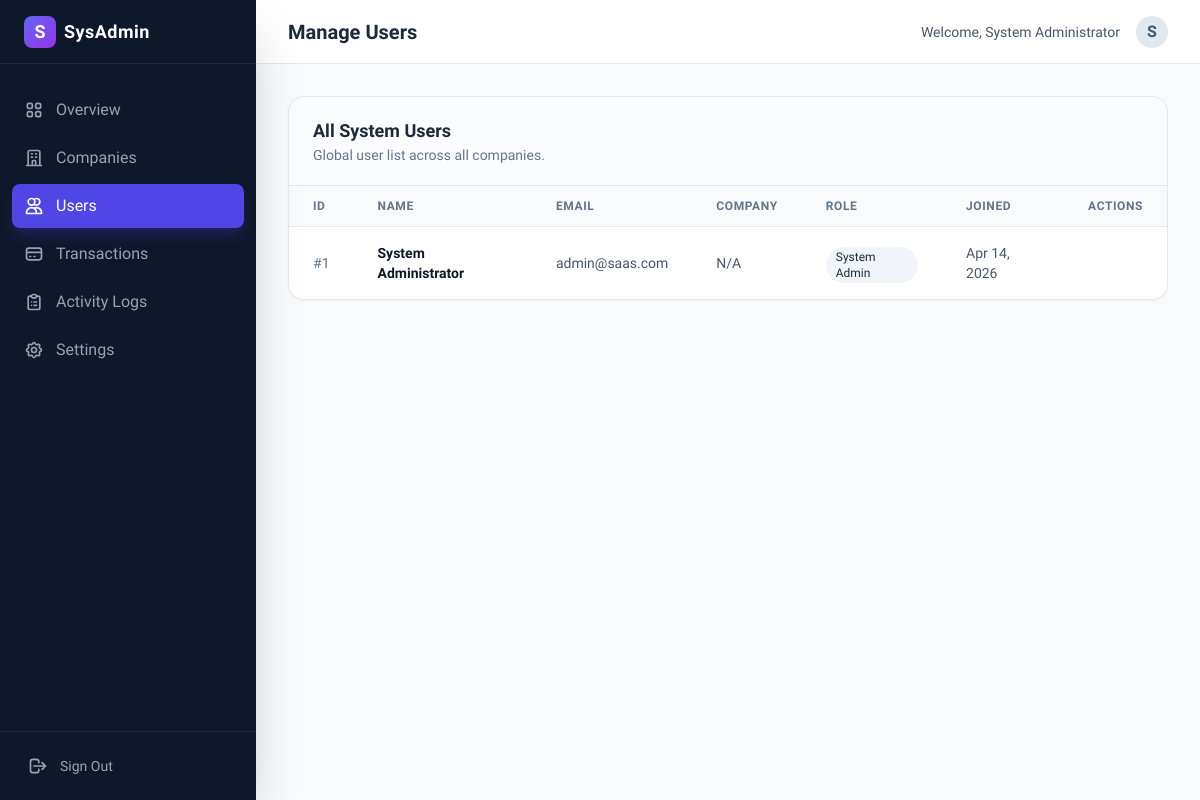
Page /admin/users (signed in) on the committed database.
### tables this page shows
CREATE TABLE IF NOT EXISTS users (
    id INT AUTO_INCREMENT PRIMARY KEY,
    company_id INT,  
    name VARCHAR(255) NOT NULL,
    email VARCHAR(255) NOT NULL UNIQUE,
    password VARCHAR(255) NOT NULL,
    role ENUM('system_admin', 'company_admin', 'evaluator', 'viewer') NOT NULL,
    created_at TIMESTAMP DEFAULT CURRENT_TIMESTAMP,
    updated_at TIMESTAMP DEFAULT CURRENT_TIMESTAMP ON UPDATE CURRENT_TIMESTAMP,
    FOREIGN KEY (company_id) REFERENCES companies(id) ON DELETE CASCADE
);

### src/Controllers/DashboardController.php (called while the page is built, shortened)
<?php
class DashboardController extends Controller
{
    public function users()
    {
        $db = new \App\Config\Database();
        $conn = $db->getConnection();
        $stmt = $conn->query("SELECT u.*, c.name as company_name FROM users u LEFT JOIN companies c ON u.company_id = c.id ORDER BY u.created_at DESC");
        $users = $stmt->fetchAll(\PDO::FETCH_ASSOC);
        $this->view('dashboard/system/users', ['users' => $users]);
    }
}

### src/Views/dashboard/system/users.php (the view, shortened to what this page needs)
<div class="bg-white rounded-2xl shadow-sm border border-slate-200 overflow-hidden">
    <div class="px-6 py-5 border-b border-slate-200 bg-slate-50/50">
        <h3 class="text-lg font-bold text-slate-800">All System Users</h3>
        <p class="text-sm text-slate-500">Global user list across all companies.</p>
    </div>
    <div class="overflow-x-auto">
        <table class="min-w-full divide-y divide-slate-200">
            <thead class="bg-slate-50">
                <tr>
                    <th class="px-6 py-3 text-left text-xs font-semibold text-slate-500 uppercase tracking-wider">ID
                    </th>
                    <th class="px-6 py-3 text-left text-xs font-semibold text-slate-500 uppercase tracking-wider">Name
                    </th>
                    <th class="px-6 py-3 text-left text-xs font-semibold text-slate-500 uppercase tracking-wider">Email
                    </th>
                    <th class="px-6 py-3 text-left text-xs font-semibold text-slate-500 uppercase tracking-wider">
                        Company</th>
                    <th class="px-6 py-3 text-left text-xs font-semibold text-slate-500 uppercase tracking-wider">Role
                    </th>
                    <th class="px-6 py-3 text-left text-xs font-semibold text-slate-500 uppercase tracking-wider">Joined
                    </th>
                    <th class="px-6 py-3 text-right text-xs font-semibold text-slate-500 uppercase tracking-wider">
                        Actions</th>
                </tr>
            </thead>
            <tbody class="divide-y divide-slate-100 bg-white">
                <?php foreach ($users as $user): ?>
                    <tr class="hover:bg-slate-50/80 transition-colors">
                        <td class="px-6 py-4 text-sm text-slate-500">#<?= $user['id'] ?></td>
                        <td class="px-6 py-4 text-sm font-semibold text-slate-900"><?= htmlspecialchars($user['name']) ?>
                        </td>
                        <td class="px-6 py-4 text-sm text-slate-600"><?= htmlspecialchars($user['email']) ?></td>
                        <td class="px-6 py-4 text-sm text-slate-600"><?= htmlspecialchars($user['company_name'] ?? 'N/A') ?>
                        </td>
                        <td class="px-6 py-4">
                            <span
                                class="inline-flex items-center px-2.5 py-0.5 rounded-full text-xs font-medium bg-slate-100 text-slate-800 capitalize">
                                <?= str_replace('_', ' ', $user['role']) ?>
                            </span>
                        </td>
                        <td class="px-6 py-4 text-sm text-slate-600"><?= date('M j, Y', strtotime($user['created_at'])) ?>
                        </td>
                        <td class="px-6 py-4 text-right text-sm font-medium whitespace-nowrap">
                        </td>
                    </tr>
                <?php endforeach; ?>
            </tbody>
        </table>
    </div>
</div>
<?php
require __DIR__ . '/../../dashboard_layout.php';
?>

### src/Views/dashboard_layout.php (style rules this page uses)
body { font-family: 'Plus Jakarta Sans', sans-serif; }

### rows in the picture
users: id "1", name "System Administrator", email "admin@saas.com", company_name "N/A", role "System Admin", created_at "Apr 14, 2026"

### other values in the picture
$title "Manage Users"
$name "System Administrator"
$initial "S"
